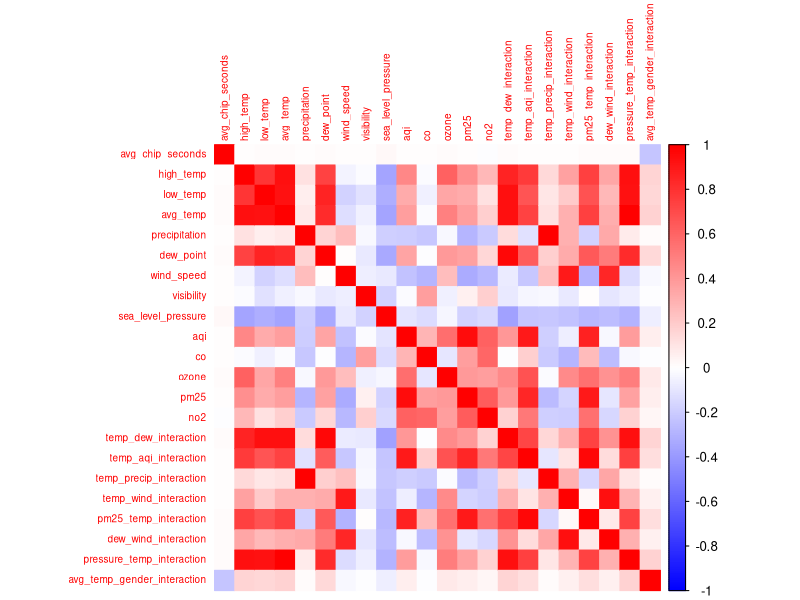

Reproduce this figure in R.
## ---- chunk 1
library(here)
library(dplyr)
library(knitr)
library(tidyr)
library(ggplot2)
library(corrplot)
library(VIM)
## ---- chunk 2
final_data <- read.csv(here("data", "merged_marathon_data.csv"))
## ---- chunk 3
# view merged data
str(final_data)
summary(final_data)
## ---- chunk 4
# missing values for visibility, co, pm10, pm2.5
missing_summary <- final_data %>%
  summarise(across(everything(), ~sum(is.na(.))))

knitr::kable(missing_summary, caption = "Missing Values per Variable")
## ---- chunk 5
main_data <- final_data %>% filter(marathon != "Berlin")
berlin_data <- final_data %>% filter(marathon == "Berlin")

str(main_data)
## ---- chunk 6
# missing values
missing_summary <- main_data %>%
  summarise(across(everything(), ~sum(is.na(.))))

knitr::kable(missing_summary, caption = "Missing Values per Variable")
## ---- chunk 7
main_data <- main_data %>%
  select(-pm10) 
## ---- chunk 8
# Impute missing PM2.5 values using 5 nearest neighbors
main_data <- kNN(main_data, variable = "pm25", k = 5) # can change later to see which K gives best model performance 

# remove pm25_imp
cols_to_remove <- c(
  "pm25_imp"
)

main_data <- main_data[, !(names(main_data) %in% cols_to_remove)]

# Check that missing values are filled
summary(main_data$pm25)
## ---- chunk 9
main_data  <- main_data  %>%
  mutate(subgroup = factor(subgroup),
         gender = factor(gender),
         marathon = factor(marathon),
         main_pollutant = factor(main_pollutant))

str(main_data )
## ---- chunk 10
# create interaction terms and convert supershoe to factor
main_data <- main_data %>%
  mutate(
    supershoe = factor(ifelse(year >= 2018, 1, 0), levels = c(0, 1)),
    temp_dew_interaction       = avg_temp * dew_point,
    temp_aqi_interaction       = avg_temp * aqi, 
    temp_precip_interaction    = avg_temp * precipitation,
    temp_wind_interaction      = avg_temp * wind_speed,
    pm25_temp_interaction      = pm25 * avg_temp,
    dew_wind_interaction       = dew_point * wind_speed,
    pressure_temp_interaction  = sea_level_pressure * avg_temp,
    avg_temp_gender_interaction = avg_temp * as.numeric(gender == "male")
  )

str(main_data)
## ---- chunk 11
# Find numeric columns after feature engineering, excluding 'year' and 'n' since they are idenifiers
numeric_vars <- main_data %>%
  select(where(is.numeric)) %>%
  select(-year, -n) %>% 
  names()

numeric_vars
## ---- chunk 12
cor_matrix <- cor(main_data[numeric_vars], use = "pairwise.complete.obs")

# rounding
round(cor_matrix, 2)

#ploting
corrplot(
  cor_matrix,
  method = "color",
  col = colorRampPalette(c("blue", "white", "red"))(200),
  tl.cex = 0.6
)
## ---- chunk 13
table(main_data$main_pollutant)
table(main_data$supershoe)
## ---- chunk 14
cols_to_remove <- c(
  "high_temp",
  "low_temp",
  "aqi",
  "temp_dew_interaction",
  "temp_precip_interaction",
  "temp_wind_interaction",
  "pm25_temp_interaction",
  "dew_wind_interaction",
  "pressure_temp_interaction",
  "main_pollutant" 
)

main_data <- main_data[, !(names(main_data) %in% cols_to_remove)]
str(main_data)

## ---- chunk 15
# Identify numeric predictors to scale (exclude outcome and identifiers)
numeric_vars <- main_data %>%
  select(where(is.numeric)) %>%
  select(-avg_chip_seconds, -year, -n) %>%
  names()

# Create scaled versions of the numeric predictors (scaled variables with "scaled_")
scaled_vars <- paste0("scaled_", numeric_vars)
main_data[scaled_vars] <- scale(main_data[numeric_vars])

# summary of scaled variables
summary(main_data[scaled_vars])
## ---- chunk 16
# split data into train and test
set.seed(123)

train_index <- sample(1:nrow(main_data), size = 0.9 * nrow(main_data)) # use a 90/10 split

train_data <- main_data[train_index, ]
test_data  <- main_data[-train_index, ]
